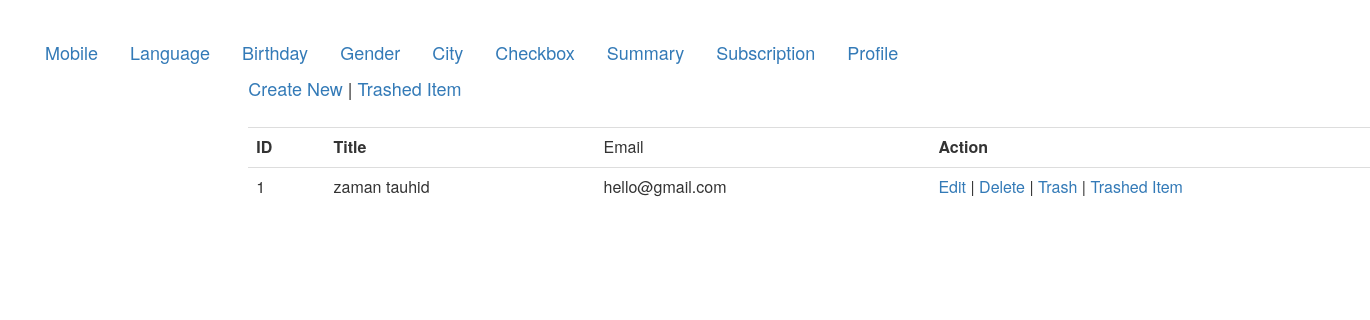
The app's page /views/ALL_CRUD/Subscription/view.php?id=1 with its own data.
### tables this page shows
CREATE TABLE `subscribers` (
  `id` int(11) NOT NULL,
  `title` varchar(255) NOT NULL,
  `email` varchar(50) NOT NULL,
  `created_at` datetime NOT NULL,
  `updated_at` datetime DEFAULT NULL,
  `deleted_at` datetime DEFAULT NULL
);

### src/ALL_CRUD/Subscription/Subscription.php (called while the page is built, shortened)
<?php
class Subscription {
    public $db='';
    public function __construct() {
        $this->db=  mysqli_connect("localhost","root","fazil142","atomicproject");
    }
    public function view($data=''){
        $this->id=$data['id'];
        $query="select * from subscribers where id=".$this->id;
        $result=  mysqli_query($this->db, $query);
        $row=  mysqli_fetch_assoc($result);
        return $row;
    }
}

### views/ALL_CRUD/Subscription/view.php (the view, shortened to what this page needs)
<!DOCTYPE html>
<html>
    <head>
        <link rel="stylesheet" type="text/css" href="../../../css/bootstrap.min.css">
        <link rel="stylesheet" type="text/css" href="../../../css/style.css">
    </head>
    <body>
        <div>
            <ul class="nav nav-pills ">
  <li role="presentation"><a href="../../../views/ALL_CRUD/Mobile/index.php">Mobile</a></li>
  <li role="presentation"><a href="../../../views/ALL_CRUD/Language/index.php">Language</a></li>
  <li role="presentation"><a href="../../../views/ALL_CRUD/Birthday/index.php">Birthday</a></li>
  <li role="presentation"><a href="../../../views/ALL_CRUD/Gender/index.php">Gender</a></li>
  <li role="presentation"><a href="../../../views/ALL_CRUD/City/index.php">City</a></li>
  <li role="presentation"><a href="../../../views/ALL_CRUD/Checkbox/index.php">Checkbox</a></li>
  <li role="presentation"><a href="../../../views/ALL_CRUD/Summary/index.php">Summary</a></li>
  <li role="presentation"><a href="index.php">Subscription</a></li>
  <li role="presentation"><a href="../../../views/ALL_CRUD/ProfilePic/index.php">Profile</a></li>
</ul>
        </div>
    </body>
</html>
<?php
    $subscribe=new Subscription();
    $val=$subscribe->view($_GET);
?>
<Ul class="nav nav-pills col-md-10 col-md-offset-2 " style="font-size:18px">
    <a href="create.php">Create New</a> |
    <a href="trashed.php">Trashed Item</a>
    <br><br>
</Ul>
<table class="table col-md-10 col-md-offset-2" style="font-size: 16px">
    <tr>
        <th>ID</th>
        <th>Title</th>
        <td>Email</td>
        <th>Action</th>
    </tr>
    <tr>
        <td><?php echo $val['id'];?></td>
        <td><?php echo $val['title'];?></td>
        <td><?php echo $val['email']?></td>
        <td>
            <a href="edit.php?id=<?php echo $val['id'];?>">Edit</a> |
            <a href="delete.php?id=<?php echo $val['id'];?>">Delete</a> |
            <a href="trash.php?id=<?php echo $val['id'];?>">Trash</a>  |
            <a href="trashed.php?id=<?php echo $val['id'];?>">Trashed Item</a>
        </td>
    </tr>
</table>

### css/style.css (style rules this page uses)
body { margin:30px; }
div ul li a { font-size: 18px }

### records on screen
subscribers: id "1", title "zaman tauhid", email "hello@gmail.com"
